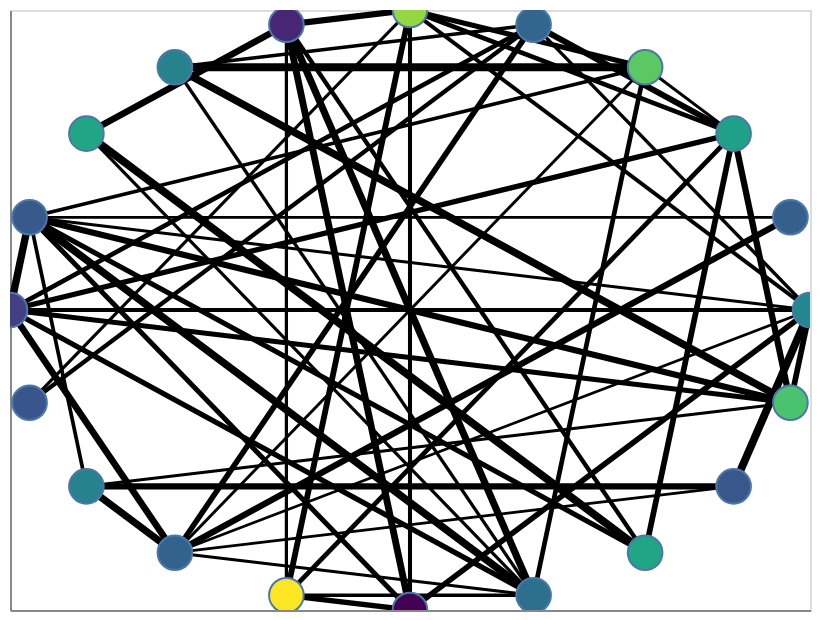

This figure's notebook cell:
### Code cell
pos = nx.circular_layout(G)
viz = nxa.draw_networkx(G, 
        pos=pos,
        node_color='weight',
        cmap='viridis',
        width='weight',
        edge_color='black',
)
viz.interactive()

### Figure 1 — Vega-Lite specification as saved in the notebook (floating-point values rounded to 4 significant figures)
{"config": {"view": {"continuousWidth": 400, "continuousHeight": 300}}, "layer": [{"data": {"name": "data-e08ee4cbcde6372123a06dbeec8b6922"}, "mark": {"type": "line", "color": "black", "opacity": 1}, "encoding": {"detail": {"field": "edge", "type": "quantitative"}, "size": {"field": "weight", "legend": null, "type": "quantitative"}, "x": {"axis": {"grid": false, "labels": false, "ticks": false, "title": ""}, "field": "x", "type": "quantitative"}, "y": {"axis": {"grid": false, "labels": false, "ticks": false, "title": ""}, "field": "y", "type": "quantitative"}}, "selection": {"selector006": {"type": "interval", "bind": "scales", "encodings": ["x", "y"]}}}, {"data": {"name": "data-d1c02a6289bc667d00ee5269d1c0f8c4"}, "mark": {"type": "point", "opacity": 1, "size": 300, "strokeWidth": 1.0}, "encoding": {"fill": {"field": "weight", "scale": {"scheme": "viridis"}, "type": "quantitative"}, "x": {"axis": {"grid": false, "labels": false, "ticks": false}, "field": "x", "type": "quantitative"}, "y": {"axis": {"grid": false, "labels": false, "ticks": false}, "field": "y", "type": "quantitative"}}}], "$schema": "https://vega.github.io/schema/vega-lite/v4.17.0.json", "datasets": {"data-e08ee4cbcde6372123a06dbeec8b6922": [{"x": 1.0, "edge": 0, "pair": [0, 4], "source": 0, "weight": 2.245, "target": 4, "y": 1.331e-08}, {"x": 0.309, "edge": 0, "pair": [0, 4], "source": 0, "weight": 2.245, "target": 4, "y": 0.9511}, {"x": 1.0, "edge": 1, "pair": [0, 5], "source": 0, "weight": 3.389, "target": 5, "y": 1.331e-08}, {"x": -4.212e-08, "edge": 1, "pair": [0, 5], "source": 0, "weight": 3.389, "target": 5, "y": 1.0}, {"x": 1.0, "edge": 2, "pair": [0, 9], "source": 0, "weight": 1.489, "target": 9, "y": 1.331e-08}, {"x": -0.9511, "edge": 2, "pair": [0, 9], "source": 0, "weight": 1.489, "target": 9, "y": 0.309}, {"x": 1.0, "edge": 3, "pair": [0, 10], "source": 0, "weight": 3.464, "target": 10, "y": 1.331e-08}, {"x": -1.0, "edge": 3, "pair": [0, 10], "source": 0, "weight": 3.464, "target": 10, "y": -7.411e-08}, {"x": 1.0, "edge": 4, "pair": [0, 13], "source": 0, "weight": 1.166, "target": 13, "y": 1.331e-08}, {"x": -0.5878, "edge": 4, "pair": [0, 13], "source": 0, "weight": 1.166, "target": 13, "y": -0.809}, {"x": 1.0, "edge": 5, "pair": [0, 15], "source": 0, "weight": 5.805, "target": 15, "y": 1.331e-08}, {"x": 1.351e-08, "edge": 5, "pair": [0, 15], "source": 0, "weight": 5.805, "target": 15, "y": -1.0}, {"x": 1.0, "edge": 6, "pair": [0, 18], "source": 0, "weight": 9.603, "target": 18, "y": 1.331e-08}, {"x": 0.809, "edge": 6, "pair": [0, 18], "source": 0, "weight": 9.603, "target": 18, "y": -0.5878}, {"x": 1.0, "edge": 7, "pair": [0, 19], "source": 0, "weight": 6.148, "target": 19, "y": 1.331e-08}, {"x": 0.9511, "edge": 7, "pair": [0, 19], "source": 0, "weight": 6.148, "target": 19, "y": -0.309}, {"x": 0.9511, "edge": 8, "pair": [1, 9], "source": 1, "weight": 1.31, "target": 9, "y": 0.309}, {"x": -0.9511, "edge": 8, "pair": [1, 9], "source": 1, "weight": 1.31, "target": 9, "y": 0.309}, {"x": 0.9511, "edge": 9, "pair": [1, 13], "source": 1, "weight": 7.02, "target": 13, "y": 0.309}, {"x": -0.5878, "edge": 9, "pair": [1, 13], "source": 1, "weight": 7.02, "target": 13, "y": -0.809}, {"x": 0.809, "edge": 10, "pair": [2, 3], "source": 2, "weight": 1.677, "target": 3, "y": 0.5878}, {"x": 0.5878, "edge": 10, "pair": [2, 3], "source": 2, "weight": 1.677, "target": 3, "y": 0.809}, {"x": 0.809, "edge": 11, "pair": [2, 4], "source": 2, "weight": 6.586, "target": 4, "y": 0.5878}, {"x": 0.309, "edge": 11, "pair": [2, 4], "source": 2, "weight": 6.586, "target": 4, "y": 0.9511}, {"x": 0.809, "edge": 12, "pair": [2, 5], "source": 2, "weight": 4.412, "target": 5, "y": 0.5878}, {"x": -4.212e-08, "edge": 12, "pair": [2, 5], "source": 2, "weight": 4.412, "target": 5, "y": 1.0}, {"x": 0.809, "edge": 13, "pair": [2, 10], "source": 2, "weight": 5.386, "target": 10, "y": 0.5878}, {"x": -1.0, "edge": 13, "pair": [2, 10], "source": 2, "weight": 5.386, "target": 10, "y": -7.411e-08}, {"x": 0.809, "edge": 14, "pair": [2, 14], "source": 2, "weight": 4.647, "target": 14, "y": 0.5878}, {"x": -0.309, "edge": 14, "pair": [2, 14], "source": 2, "weight": 4.647, "target": 14, "y": -0.9511}, {"x": 0.809, "edge": 15, "pair": [2, 17], "source": 2, "weight": 6.157, "target": 17, "y": 0.5878}, {"x": 0.5878, "edge": 15, "pair": [2, 17], "source": 2, "weight": 6.157, "target": 17, "y": -0.809}, {"x": 0.809, "edge": 16, "pair": [2, 19], "source": 2, "weight": 7.105, "target": 19, "y": 0.5878}, {"x": 0.9511, "edge": 16, "pair": [2, 19], "source": 2, "weight": 7.105, "target": 19, "y": -0.309}, {"x": 0.5878, "edge": 17, "pair": [3, 5], "source": 3, "weight": 5.2, "target": 5, "y": 0.809}, {"x": -4.212e-08, "edge": 17, "pair": [3, 5], "source": 3, "weight": 5.2, "target": 5, "y": 1.0}, {"x": 0.5878, "edge": 18, "pair": [3, 7], "source": 3, "weight": 9.959, "target": 7, "y": 0.809}, {"x": -0.5878, "edge": 18, "pair": [3, 7], "source": 3, "weight": 9.959, "target": 7, "y": 0.809}, {"x": 0.5878, "edge": 19, "pair": [3, 9], "source": 3, "weight": 2.75, "target": 9, "y": 0.809}, {"x": -0.9511, "edge": 19, "pair": [3, 9], "source": 3, "weight": 2.75, "target": 9, "y": 0.309}, {"x": 0.5878, "edge": 20, "pair": [3, 13], "source": 3, "weight": 1.634, "target": 13, "y": 0.809}, {"x": -0.5878, "edge": 20, "pair": [3, 13], "source": 3, "weight": 1.634, "target": 13, "y": -0.809}, {"x": 0.5878, "edge": 21, "pair": [3, 16], "source": 3, "weight": 4.477, "target": 16, "y": 0.809}, {"x": 0.309, "edge": 21, "pair": [3, 16], "source": 3, "weight": 4.477, "target": 16, "y": -0.9511}, {"x": 0.309, "edge": 22, "pair": [4, 7], "source": 4, "weight": 2.413, "target": 7, "y": 0.9511}, {"x": -0.5878, "edge": 22, "pair": [4, 7], "source": 4, "weight": 2.413, "target": 7, "y": 0.809}, {"x": 0.309, "edge": 23, "pair": [4, 10], "source": 4, "weight": 4.386, "target": 10, "y": 0.9511}, {"x": -1.0, "edge": 23, "pair": [4, 10], "source": 4, "weight": 4.386, "target": 10, "y": -7.411e-08}, {"x": 0.309, "edge": 24, "pair": [4, 11], "source": 4, "weight": 3.816, "target": 11, "y": 0.9511}, {"x": -0.9511, "edge": 24, "pair": [4, 11], "source": 4, "weight": 3.816, "target": 11, "y": -0.309}, {"x": 0.309, "edge": 25, "pair": [4, 13], "source": 4, "weight": 5.944, "target": 13, "y": 0.9511}, {"x": -0.5878, "edge": 25, "pair": [4, 13], "source": 4, "weight": 5.944, "target": 13, "y": -0.809}, {"x": -4.212e-08, "edge": 26, "pair": [5, 6], "source": 5, "weight": 7.042, "target": 6, "y": 1.0}, {"x": -0.309, "edge": 26, "pair": [5, 6], "source": 5, "weight": 7.042, "target": 6, "y": 0.9511}, {"x": -4.212e-08, "edge": 27, "pair": [5, 11], "source": 5, "weight": 1.939, "target": 11, "y": 1.0}, {"x": -0.9511, "edge": 27, "pair": [5, 11], "source": 5, "weight": 1.939, "target": 11, "y": -0.309}, {"x": -4.212e-08, "edge": 28, "pair": [5, 14], "source": 5, "weight": 6.337, "target": 14, "y": 1.0}, {"x": -0.309, "edge": 28, "pair": [5, 14], "source": 5, "weight": 6.337, "target": 14, "y": -0.9511}, {"x": -4.212e-08, "edge": 29, "pair": [5, 15], "source": 5, "weight": 3.424, "target": 15, "y": 1.0}, {"x": 1.351e-08, "edge": 29, "pair": [5, 15], "source": 5, "weight": 3.424, "target": 15, "y": -1.0}, {"x": -0.309, "edge": 30, "pair": [6, 8], "source": 6, "weight": 7.514, "target": 8, "y": 0.9511}, {"x": -0.809, "edge": 30, "pair": [6, 8], "source": 6, "weight": 7.514, "target": 8, "y": 0.5878}, {"x": -0.309, "edge": 31, "pair": [6, 14], "source": 6, "weight": 2.043, "target": 14, "y": 0.9511}, {"x": -0.309, "edge": 31, "pair": [6, 14], "source": 6, "weight": 2.043, "target": 14, "y": -0.9511}, {"x": -0.309, "edge": 32, "pair": [6, 15], "source": 6, "weight": 8.001, "target": 15, "y": 0.9511}, {"x": 1.351e-08, "edge": 32, "pair": [6, 15], "source": 6, "weight": 8.001, "target": 15, "y": -1.0}, {"x": -0.309, "edge": 33, "pair": [6, 16], "source": 6, "weight": 8.526, "target": 16, "y": 0.9511}, {"x": 0.309, "edge": 33, "pair": [6, 16], "source": 6, "weight": 8.526, "target": 16, "y": -0.9511}, {"x": -0.309, "edge": 34, "pair": [6, 17], "source": 6, "weight": 3.821, "target": 17, "y": 0.9511}, {"x": 0.5878, "edge": 34, "pair": [6, 17], "source": 6, "weight": 3.821, "target": 17, "y": -0.809}, {"x": -0.5878, "edge": 35, "pair": [7, 16], "source": 7, "weight": 2.234, "target": 16, "y": 0.809}, {"x": 0.309, "edge": 35, "pair": [7, 16], "source": 7, "weight": 2.234, "target": 16, "y": -0.9511}, {"x": -0.5878, "edge": 36, "pair": [7, 19], "source": 7, "weight": 8.965, "target": 19, "y": 0.809}, {"x": 0.9511, "edge": 36, "pair": [7, 19], "source": 7, "weight": 8.965, "target": 19, "y": -0.309}, {"x": -0.809, "edge": 37, "pair": [8, 16], "source": 8, "weight": 1.974, "target": 16, "y": 0.5878}, {"x": 0.309, "edge": 37, "pair": [8, 16], "source": 8, "weight": 1.974, "target": 16, "y": -0.9511}, {"x": -0.809, "edge": 38, "pair": [8, 17], "source": 8, "weight": 9.79, "target": 17, "y": 0.5878}, {"x": 0.5878, "edge": 38, "pair": [8, 17], "source": 8, "weight": 9.79, "target": 17, "y": -0.809}, {"x": -0.9511, "edge": 39, "pair": [9, 10], "source": 9, "weight": 8.959, "target": 10, "y": 0.309}, {"x": -1.0, "edge": 39, "pair": [9, 10], "source": 9, "weight": 8.959, "target": 10, "y": -7.411e-08}, {"x": -0.9511, "edge": 40, "pair": [9, 12], "source": 9, "weight": 2.844, "target": 12, "y": 0.309}, {"x": -0.809, "edge": 40, "pair": [9, 12], "source": 9, "weight": 2.844, "target": 12, "y": -0.5878}, {"x": -0.9511, "edge": 41, "pair": [9, 15], "source": 9, "weight": 4.899, "target": 15, "y": 0.309}, {"x": 1.351e-08, "edge": 41, "pair": [9, 15], "source": 9, "weight": 4.899, "target": 15, "y": -1.0}, {"x": -0.9511, "edge": 42, "pair": [9, 16], "source": 9, "weight": 9.147, "target": 16, "y": 0.309}, {"x": 0.309, "edge": 42, "pair": [9, 16], "source": 9, "weight": 9.147, "target": 16, "y": -0.9511}, {"x": -0.9511, "edge": 43, "pair": [9, 17], "source": 9, "weight": 5.117, "target": 17, "y": 0.309}, {"x": 0.5878, "edge": 43, "pair": [9, 17], "source": 9, "weight": 5.117, "target": 17, "y": -0.809}, {"x": -0.9511, "edge": 44, "pair": [9, 19], "source": 9, "weight": 6.84, "target": 19, "y": 0.309}, {"x": 0.9511, "edge": 44, "pair": [9, 19], "source": 9, "weight": 6.84, "target": 19, "y": -0.309}, {"x": -1.0, "edge": 45, "pair": [10, 13], "source": 10, "weight": 7.663, "target": 13, "y": -7.411e-08}, {"x": -0.5878, "edge": 45, "pair": [10, 13], "source": 10, "weight": 7.663, "target": 13, "y": -0.809}, {"x": -1.0, "edge": 46, "pair": [10, 16], "source": 10, "weight": 5.435, "target": 16, "y": -7.411e-08}, {"x": 0.309, "edge": 46, "pair": [10, 16], "source": 10, "weight": 5.435, "target": 16, "y": -0.9511}, {"x": -1.0, "edge": 47, "pair": [10, 19], "source": 10, "weight": 5.134, "target": 19, "y": -7.411e-08}, {"x": 0.9511, "edge": 47, "pair": [10, 19], "source": 10, "weight": 5.134, "target": 19, "y": -0.309}, {"x": -0.809, "edge": 48, "pair": [12, 13], "source": 12, "weight": 8.505, "target": 13, "y": -0.5878}, {"x": -0.5878, "edge": 48, "pair": [12, 13], "source": 12, "weight": 8.505, "target": 13, "y": -0.809}, {"x": -0.809, "edge": 49, "pair": [12, 18], "source": 12, "weight": 7.256, "target": 18, "y": -0.5878}, {"x": 0.809, "edge": 49, "pair": [12, 18], "source": 12, "weight": 7.256, "target": 18, "y": -0.5878}, {"x": -0.809, "edge": 50, "pair": [12, 19], "source": 12, "weight": 1.687, "target": 19, "y": -0.5878}, {"x": 0.9511, "edge": 50, "pair": [12, 19], "source": 12, "weight": 1.687, "target": 19, "y": -0.309}, {"x": -0.5878, "edge": 51, "pair": [13, 16], "source": 13, "weight": 1.826, "target": 16, "y": -0.809}, {"x": 0.309, "edge": 51, "pair": [13, 16], "source": 13, "weight": 1.826, "target": 16, "y": -0.9511}, {"x": -0.5878, "edge": 52, "pair": [13, 18], "source": 13, "weight": 1.305, "target": 18, "y": -0.809}, {"x": 0.809, "edge": 52, "pair": [13, 18], "source": 13, "weight": 1.305, "target": 18, "y": -0.5878}, {"x": -0.309, "edge": 53, "pair": [14, 15], "source": 14, "weight": 5.474, "target": 15, "y": -0.9511}, {"x": 1.351e-08, "edge": 53, "pair": [14, 15], "source": 14, "weight": 5.474, "target": 15, "y": -1.0}, {"x": -0.309, "edge": 54, "pair": [14, 16], "source": 14, "weight": 2.585, "target": 16, "y": -0.9511}, {"x": 0.309, "edge": 54, "pair": [14, 16], "source": 14, "weight": 2.585, "target": 16, "y": -0.9511}], "data-d1c02a6289bc667d00ee5269d1c0f8c4": [{"x": 1.0, "y": 1.331e-08, "weight": 0.1857}, {"x": 0.9511, "y": 0.309, "weight": -0.1883}, {"x": 0.809, "y": 0.5878, "weight": 0.4435}, {"x": 0.5878, "y": 0.809, "weight": 0.8637}, {"x": 0.309, "y": 0.9511, "weight": -0.1265}, {"x": -4.212e-08, "y": 1.0, "weight": 1.081}, {"x": -0.309, "y": 0.9511, "weight": -0.6456}, {"x": -0.5878, "y": 0.809, "weight": 0.1464}, {"x": -0.809, "y": 0.5878, "weight": 0.495}, {"x": -0.9511, "y": 0.309, "weight": -0.2398}, {"x": -1.0, "y": -7.411e-08, "weight": -0.4562}, {"x": -0.9511, "y": -0.309, "weight": -0.2651}, {"x": -0.809, "y": -0.5878, "weight": 0.1446}, {"x": -0.5878, "y": -0.809, "weight": -0.15}, {"x": -0.309, "y": -0.9511, "weight": 1.451}, {"x": 1.351e-08, "y": -1.0, "weight": -0.8844}, {"x": 0.309, "y": -0.9511, "weight": -0.02836}, {"x": 0.5878, "y": -0.809, "weight": 0.4956}, {"x": 0.809, "y": -0.5878, "weight": -0.2477}, {"x": 0.9511, "y": -0.309, "weight": 0.7872}]}}
